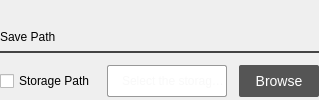
       <widget class="QWidget" name="widget_3" native="true">
        <property name="minimumSize">
         <size>
          <width>0</width>
          <height>0</height>
         </size>
        </property>
        <property name="maximumSize">
         <size>
          <width>16777215</width>
          <height>999999</height>
         </size>
        </property>
        <layout class="QVBoxLayout" name="verticalLayout_33">
         <property name="spacing">
          <number>0</number>
         </property>
         <property name="leftMargin">
          <number>0</number>
         </property>
         <property name="topMargin">
          <number>0</number>
         </property>
         <property name="rightMargin">
          <number>0</number>
         </property>
         <property name="bottomMargin">
          <number>0</number>
         </property>
         <item>
          <layout class="QVBoxLayout" name="verticalLayout_15">
           <property name="spacing">
            <number>12</number>
           </property>
           <property name="topMargin">
            <number>24</number>
           </property>
           <item>
            <layout class="QVBoxLayout" name="verticalLayout_14">
             <property name="spacing">
              <number>4</number>
             </property>
             <item>
              <widget class="QLabel" name="label_8">
               <property name="minimumSize">
                <size>
                 <width>0</width>
                 <height>20</height>
                </size>
               </property>
               <property name="maximumSize">
                <size>
                 <width>16777215</width>
                 <height>20</height>
                </size>
               </property>
               <property name="text">
                <string>Save Path</string>
               </property>
              </widget>
             </item>
             <item>
              <widget class="QLabel" name="label_9">
               <property name="minimumSize">
                <size>
                 <width>0</width>
                 <height>2</height>
                </size>
               </property>
               <property name="maximumSize">
                <size>
                 <width>16777215</width>
                 <height>2</height>
                </size>
               </property>
               <property name="styleSheet">
                <string notr="true">background-color: rgb(68, 68, 68);</string>
               </property>
               <property name="text">
                <string/>
               </property>
              </widget>
             </item>
            </layout>
           </item>
           <item>
            <layout class="QHBoxLayout" name="horizontalLayout_9">
             <item>
              <widget class="QCheckBox" name="checkBox">
               <property name="text">
                <string>Storage Path</string>
               </property>
              </widget>
             </item>
             <item>
              <widget class="QLineEdit" name="lineEdit">
               <property name="minimumSize">
                <size>
                 <width>0</width>
                 <height>32</height>
                </size>
               </property>
               <property name="maximumSize">
                <size>
                 <width>16777215</width>
                 <height>32</height>
                </size>
               </property>
               <property name="styleSheet">
                <string notr="true">QLineEdit{padding-left:12px;border-radius: 2px;border: 1px solid #989898;color:#F2F2F2;}
QLineEdit:disabled{color:#838383;border: 1px solid #666666;background-color: #3F3F3F}
</string>
               </property>
               <property name="readOnly">
                <bool>false</bool>
               </property>
               <property name="placeholderText">
                <string>Select the storage path.</string>
               </property>
              </widget>
             </item>
             <item>
              <widget class="QPushButton" name="pushButton">
               <property name="minimumSize">
                <size>
                 <width>80</width>
                 <height>32</height>
                </size>
               </property>
               <property name="maximumSize">
                <size>
                 <width>80</width>
                 <height>32</height>
                </size>
               </property>
               <property name="styleSheet">
                <string notr="true">QPushButton{
	border-radius: 2px;
	font-size:14px;
	color:#ffffff;
	background-color:#555;
	border:none;
}

QPushButton:hover{
	background-color:#2B2B2B;
}
QPushButton:pressed{
	background-color:#2B2B2B;
}

QPushButton:disabled{
	background-color:#555;
	color:#838383;
}</string>
               </property>
               <property name="text">
                <string>Browse</string>
               </property>
              </widget>
             </item>
            </layout>
           </item>
          </layout>
         </item>
        </layout>
       </widget>
